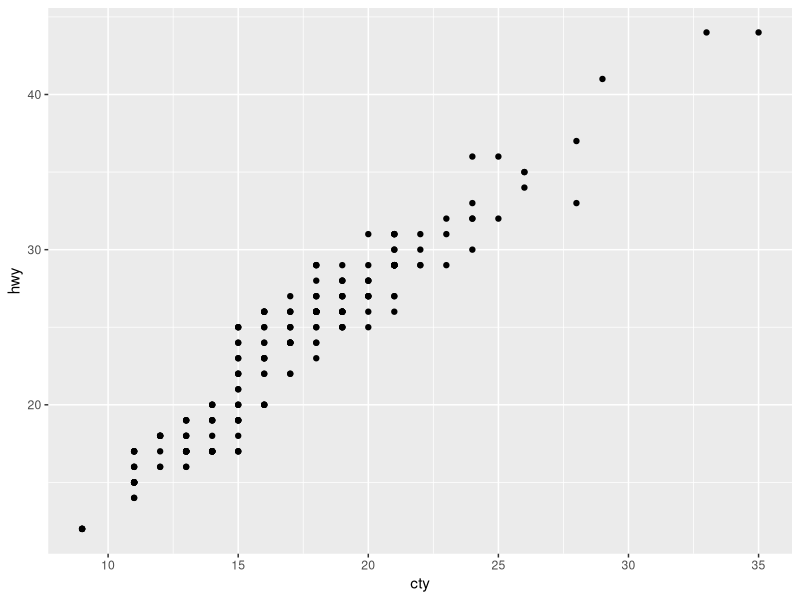
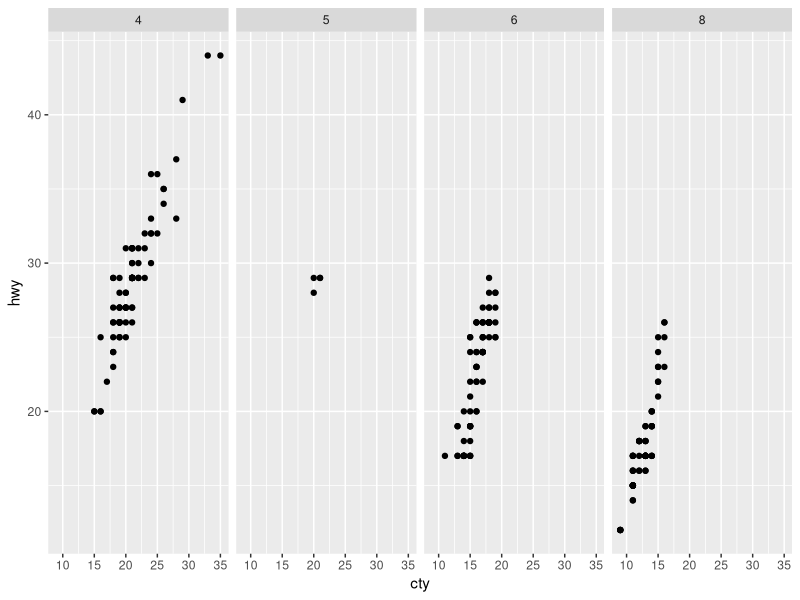
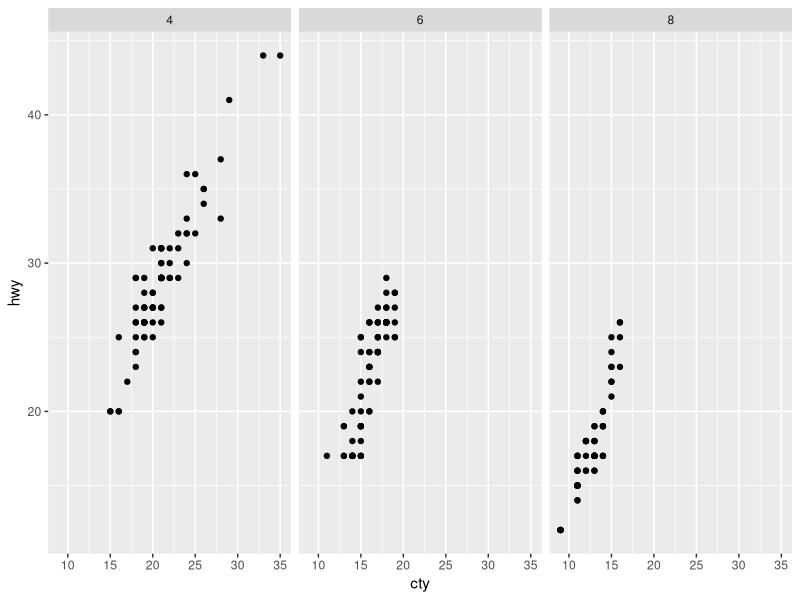
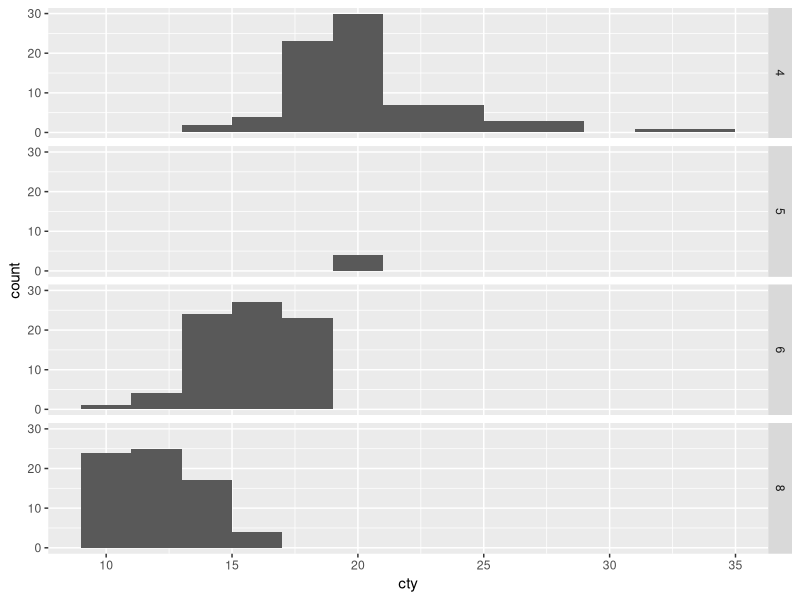
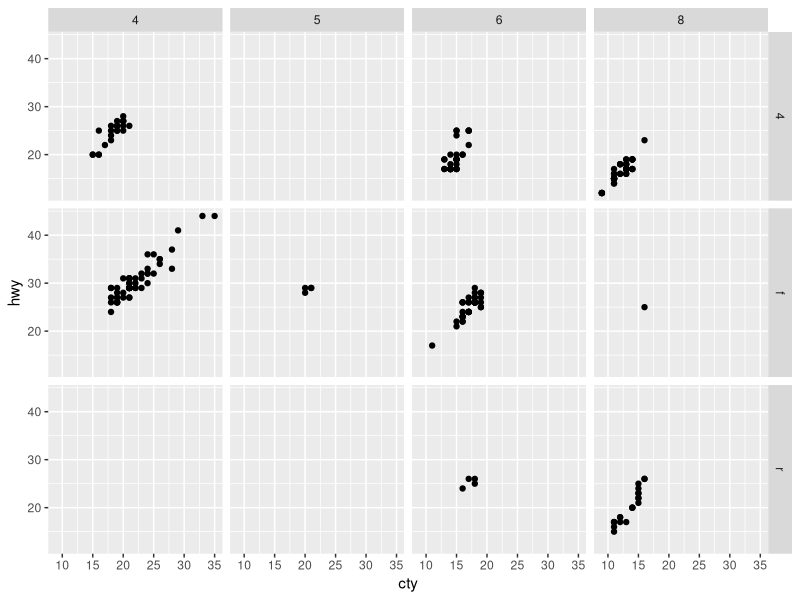
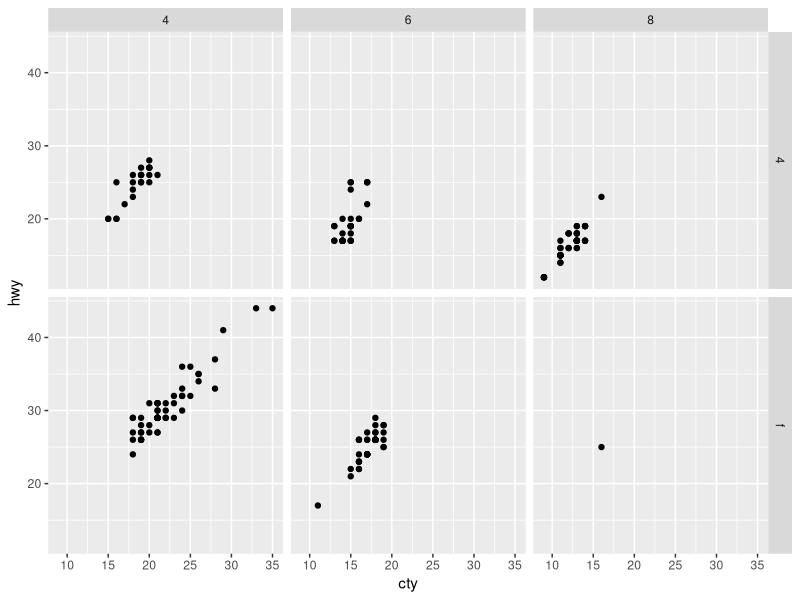
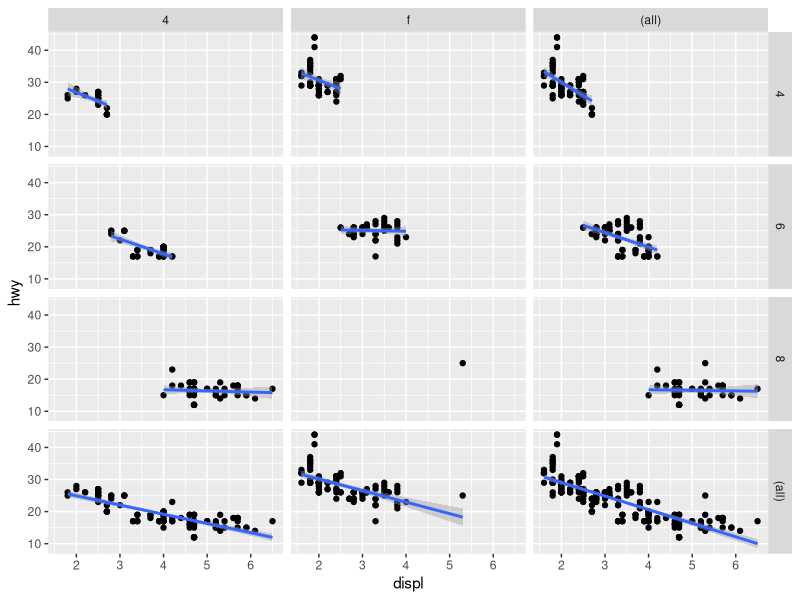
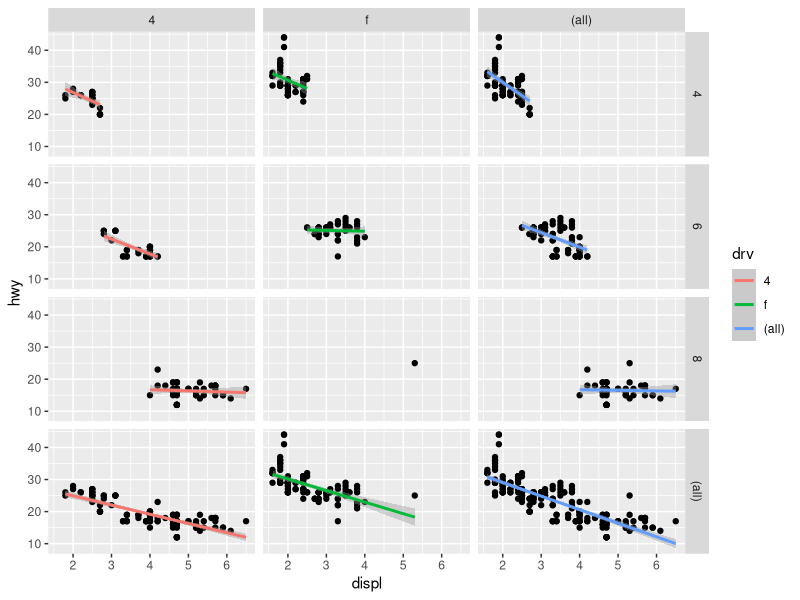

Write the R code that produced these figures, in order.
## ---- chunk 1
library(ggplot2)
## ---- chunk 2
ggplot(data = mpg, aes(cty, hwy)) + geom_point() + facet_grid(. ~ .)
## ---- chunk 3
ggplot(data = mpg, aes(cty, hwy)) + geom_point() + facet_grid(. ~ cyl)
## ---- chunk 4
mpg2 <- subset(mpg, cyl != 5)

ggplot(data = mpg2, aes(cty, hwy)) + geom_point() + facet_grid(. ~ cyl)
## ---- chunk 5
ggplot(data = mpg, aes(cty)) + geom_histogram(binwidth = 2) + facet_grid(cyl ~ .)
## ---- chunk 6
ggplot(data = mpg, aes(cty, hwy)) + geom_point() + facet_grid(drv ~ cyl)
## ---- chunk 7
mpg2 <- subset(mpg, cyl != 5 & drv %in% c("4", "f"))
ggplot(data = mpg2, aes(cty, hwy)) + geom_point() + facet_grid(drv ~ cyl)
## ---- chunk 8
mpg2 <- subset(mpg, cyl != 5 & drv %in% c("4", "f"))
p <- ggplot(data = mpg2, aes(displ, hwy)) + geom_point() + geom_smooth(method = "lm")
p + facet_grid(cyl ~ drv, margins = T)
## ---- chunk 9
mpg2 <- subset(mpg, cyl != 5 & drv %in% c("4", "f"))
p <- ggplot(data = mpg2, aes(displ, hwy)) + geom_point() + geom_smooth(aes(colour = drv), method
= "lm")
p + facet_grid(cyl ~ drv, margins = T)
## ---- chunk 10
p <- ggplot(data = mpg, aes(x = displ, y = hwy)) + geom_point()
p + facet_wrap(~cyl)
## ---- chunk 11
p + facet_wrap(~cyl, nrow = 1)
## ---- chunk 12
p + facet_wrap(~cyl, ncol = 1)
## ---- chunk 13
p <- ggplot(data = mpg, aes(x = displ, y = hwy, color = drv)) + geom_point()
p + facet_wrap(~cyl)
## ---- chunk 14
p <- ggplot(data = diamonds, aes(x = price)) + geom_histogram(binwidth = 1000)
p + facet_wrap(~color)
## ---- chunk 15
p + facet_wrap(~color, scales = "free_y")
## ---- chunk 16
ggplot(data = mpg, aes(cty, hwy)) + geom_point() + facet_wrap(~ cyl, scales = "free")
## ---- chunk 17
ggplot(data = mpg, aes(cty, hwy)) + geom_point() + facet_wrap(~ cyl, scales = "free_x")
## ---- chunk 18
ggplot(data = mpg, aes(cty, hwy)) + geom_point() + facet_wrap(~ cyl, scales = "free_x")
## ---- chunk 19
p <- ggplot(data = mpg, aes(x = displ, y = hwy)) + geom_point()
q <- p + facet_wrap(~cyl)
cycl6 <- subset(mpg, cyl == 6)
#Extra
cycl8 <- subset(mpg, cyl == 8)
q + geom_point(data = cycl6, color = "red")+
    geom_point(data = cycl8, color = "blue")

## ---- chunk 20
p <- ggplot(mpg2, aes(cty, hwy)) +
 geom_abline() +
 geom_jitter()
p + facet_wrap(~cyl)
## ---- chunk 21
p <- ggplot(mpg2, aes(cty, hwy)) +
 geom_abline() +
 geom_jitter(width = 0.1, height = 0.1)
p + facet_wrap(~cyl)
## ---- chunk 22
p + facet_wrap(~cyl, scales = "free")
## ---- chunk 23
ggplot(economics_long, aes(date, value)) +
 geom_line() +
 facet_wrap(~variable, scales = "free_y", ncol = 1)                
## ---- chunk 24
ToothGrowth$dose <- as.factor(ToothGrowth$dose)
df <- ToothGrowth
head(df)
## ---- chunk 25
bp <- ggplot(df, aes(x=dose, y=len, group=dose)) + geom_boxplot(aes(fill=dose))
print(bp)
## ---- chunk 26
bp + facet_grid(supp ~ .)
## ---- chunk 27
bp + facet_grid(. ~ supp)
## ---- chunk 28
#To split the graph by the levels of the groups “dose” and “supp”:
bp + facet_grid(dose ~ supp)
bp + facet_grid(supp ~ dose)
## ---- chunk 29
bp + facet_grid(dose ~ supp, scales='free')
## ---- chunk 30
bp + facet_grid(dose ~ supp, labeller=label_both)
## ---- chunk 31
p1 <- ggplot(mpg, aes(drv, hwy)) +
 geom_jitter() +
 stat_boxplot(fill = NA) 
p1
## ---- chunk 32
p2 <- ggplot(mpg, aes(drv, hwy, color = factor(year))) +
 geom_jitter() +
 stat_boxplot(fill = NA) 
p2
## ---- chunk 33
# make up a simple dummy data frame
df <- data.frame(x = c("a", "a", "a", "a", "b", "b", "b", "b"),
 y = c(1, 2, 3, 4, 4, 3, 2, 1),
 z = c("A", "A", "B", "B", "B", "B", "A", "A"))
## ---- chunk 34
ggplot(df, aes(x, y)) +
 geom_point() +
 geom_path() 
## ---- chunk 35
ggplot(df, aes(x, y)) +
 geom_point() +
 geom_path(aes(group = 10)) 
## ---- chunk 36
ggplot(df, aes(x, y, color = z)) +
 geom_point() +
 geom_path() 
## ---- chunk 37
ggplot(df, aes(x, y, color = z)) +
 geom_point() +
 geom_path(aes(group = z)) 
## ---- chunk 38
ggplot(df, aes(x, y, color = z)) +
 geom_point() +
 geom_path(aes(group = 10)) 
